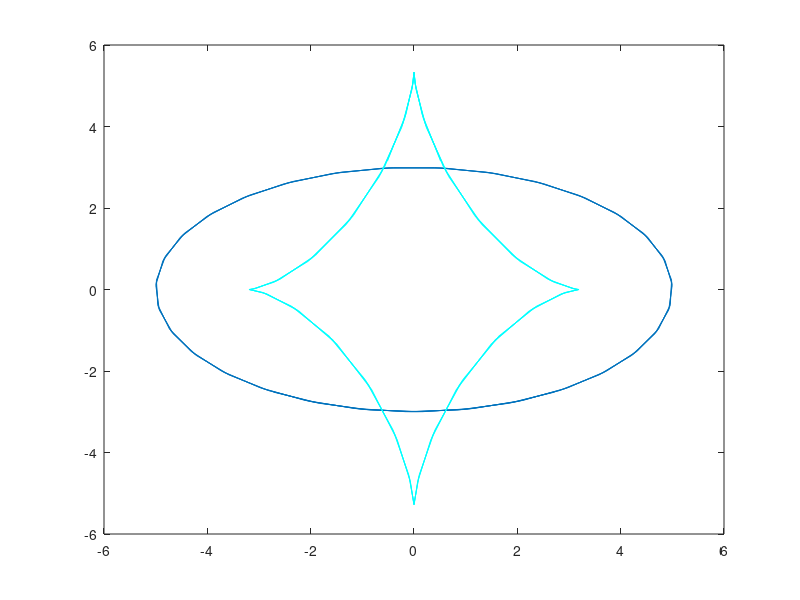

Write the MATLAB code that produced this figure.
clear all; clc; close all
% Computes data for a parabola as a parameterized curve.
% The parameter is t, must be defined outside this script
%  with, for example, t=linspace(-1,1); (you decide the limits)
% or t=linspace(-1,1,10000) if you want LOTS of points close together.
s=linspace(-10,10); 
x=5*sin(s);        % x=t and y=t^2 are the coordinates of
y=3*cos(s);     % points on the curve.  t is a parameter along the curve.
x1=5*cos(s);    % first derivative of x(t) -- the constant function 1
y1=-3*sin(s);             % first derivative of y(t) -- the function 2t
x2=-5*sin(s);  % second derivative of x(t) -- the constant function 0
y2=-3*cos(s); % second derivative of y(t) -- the constant function 2
%%%%%%%%%%%%%%%%%%%%%%%%%%%%%%%%%%%%%%%%%%%%%%%%%%%%%%%%%%%%%%%%%%%%%%%%%%%%%
% the code below can be used for any curve, not just the parabola

Nx=-y1./sqrt(x1.*x1+y1.*y1);   %x component of unit normal vector
Ny=x1./sqrt(x1.*x1+y1.*y1);    %y component of unit normal vector
K=(y2.*x1-x2.*y1)./(sqrt(x1.*x1+y1.*y1)).^3; %curvature
plot(x,y) % plot the curve
figure(gcf) %bring figure window to the top

% 
% 
% N=length(s);
% tcircle=round(N*.8);
% rcircle=1/K(tcircle);
% xcircle=x(tcircle)+rcircle*Nx(tcircle);
% ycircle=y(tcircle)+rcircle*Ny(tcircle);
% hold on
% v=linspace(0,2*pi);
% plot(xcircle+rcircle*cos(v),ycircle+rcircle*sin(v),'m')
% v=0:1;
% plot(x(tcircle)+v*rcircle*Nx(tcircle),y(tcircle)+v*rcircle*Ny(tcircle),'m')
% plot(x(tcircle),y(tcircle),'b.')
% text(x(tcircle)+0.2,y(tcircle),'P')
% figure(gcf)
% hold off

% Computes and plots the evolute of a curve previously computed
hold on         % will plot on top of current graph
xe=x+Nx./K;      % find points on the evolute, x coordinate (K is curvature)
ye=y+Ny./K;      % find points on the evolute, y coordinate: (Nx,Ny) is unit normal
plot(xe,ye,'c') % plot evolute in cyan
hold off
figure(gcf)     % get-current-figure and bring to top



